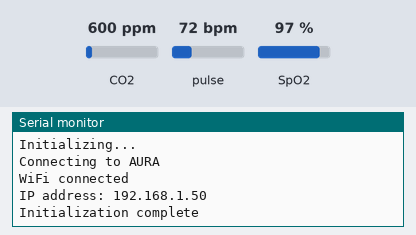
Bench run of a sketch on a simulated Arduino Uno R4 WiFi. Parts: the last lines printed to the serial monitor. Inputs (shaded band) come from the test bench; at power-on: CO2 600 ppm, pulse 72 bpm, SpO2 97 %. WiFi joins after 1.5 s; servers stay silent unless stated; uploads are accepted with an empty reply.

Above: at 2.7 s.
2.8 s: CO2 set to 452 ppm
At 7.6 s:
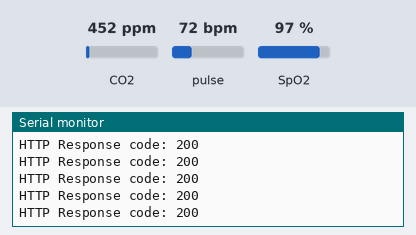
7.7 s: pulse set to 42 bpm
9.2 s: SpO2 set to 80 %
At 11.41 s:
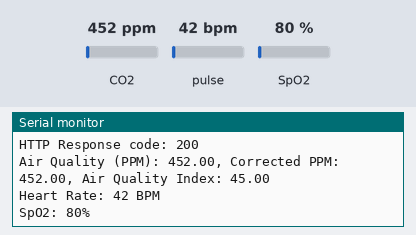

Measured:
- after the input at 9.2 s, the serial monitor: prints a new line after 2.1 s (image 2)

The sketch:

Add_Wearable_Arduino.ino
```cpp
// Arduino UNO R4 WiFi code for MQ135 air quality sensor and MAX30102 pulse oximeter
// with Blynk interface display

// Blynk template information
#define BLYNK_TEMPLATE_ID "TMPL3DGTm3uaO"
#define BLYNK_TEMPLATE_NAME "mine monitor system"
#define BLYNK_AUTH_TOKEN "WuX87fztvwOFI11dUk6phsnsIah4-JDU"
#define BLYNK_PRINT Serial

// Pin definitions
#define MQ135_PIN A0  // Analog pin for MQ135

// Libraries for WiFi and HTTP
#include <WiFiS3.h>
#include <ArduinoHttpClient.h>

// Libraries for MAX30102 sensor
#include <Wire.h>
#include "MAX30105.h"
#include "spo2_algorithm.h"

// MQ135 library
#include "MQ135.h"

// WiFi credentials
char ssid[] = "AURA";           // WiFi SSID
char pass[] = "qwertyuiop";     // WiFi Password

// Blynk authentication token
char auth[] = BLYNK_AUTH_TOKEN;

// Blynk server details
char blynk_server[] = "blynk.cloud";
int blynk_port = 80;
WiFiClient wifi_client;
HttpClient http_client = HttpClient(wifi_client, blynk_server, blynk_port);

// Initialize MAX30102 sensor
MAX30105 particleSensor;

// Variables for MAX30102 data
uint32_t irBuffer[100];    // IR LED sensor data
uint32_t redBuffer[100];   // Red LED sensor data
int32_t bufferLength = 100; // Buffer length of 100 for SpO2 calculation
int32_t spo2;              // SPO2 value
int8_t validSPO2;          // Indicator to show if the SPO2 calculation is valid
int32_t heartRate;         // Heart rate value
int8_t validHeartRate;     // Indicator to show if the heart rate calculation is valid

// Timer variables for updating data
unsigned long lastUpdate = 0;
const unsigned long updateInterval = 2000; // 2 seconds

// Initialize MQ135 sensor
MQ135 gasSensor = MQ135(MQ135_PIN);

void setup() {
  // Start serial communication
  Serial.begin(115200);
  while (!Serial) {
    ; // Wait for serial port to connect
  }
  Serial.println("Initializing...");

  // Initialize WiFi
  Serial.print("Connecting to ");
  Serial.println(ssid);

  WiFi.begin(ssid, pass);

  while (WiFi.status() != WL_CONNECTED) {
    delay(500);
    Serial.print(".");
  }

  Serial.println("");
  Serial.println("WiFi connected");
  Serial.print("IP address: ");
  Serial.println(WiFi.localIP());

  // Initialize I2C communication
  Wire.begin();

  // Initialize MAX30102 sensor
  if (!particleSensor.begin(Wire, I2C_SPEED_FAST)) {
    Serial.println("MAX30102 was not found. Please check wiring/power.");
    while (1);
  }

  // Configure MAX30102 sensor
  byte ledBrightness = 60;  // Options: 0=Off to 255=50mA
  byte sampleAverage = 4;   // Options: 1, 2, 4, 8, 16, 32
  byte ledMode = 2;         // Options: 1=Red only, 2=Red+IR, 3=Red+IR+Green
  byte sampleRate = 100;    // Options: 50, 100, 200, 400, 800, 1000, 1600, 3200
  int pulseWidth = 411;     // Options: 69, 118, 215, 411
  int adcRange = 4096;      // Options: 2048, 4096, 8192, 16384

  particleSensor.setup(ledBrightness, sampleAverage, ledMode, sampleRate, pulseWidth, adcRange);

  Serial.println("Initialization complete");
}

void loop() {
  // Check if it's time to update data
  unsigned long currentMillis = millis();
  if (currentMillis - lastUpdate >= updateInterval) {
    lastUpdate = currentMillis;
    sendSensorData();
  }
}

// Send data to Blynk using HTTP
void sendValueToBlynk(int pin, float value) {
  String url = "/external/api/update?token=";
  url += auth;
  url += "&v";
  url += pin;
  url += "=";
  url += value;

  http_client.get(url);

  // Read response but don't do anything with it
  int statusCode = http_client.responseStatusCode();
  String response = http_client.responseBody();

  Serial.print("HTTP Response code: ");
  Serial.println(statusCode);
}

void sendSensorData() {
  // Read MQ135 data
  float ppm = gasSensor.getPPM();
  float correctedPPM = gasSensor.getCorrectedPPM(25.0, 50.0);  // Correct for temperature (25°C) and humidity (50%)
  float airQuality = map(correctedPPM, 0, 1000, 0, 100);  // Map PPM to a 0-100 scale for easier visualization

  // Read MAX30102 data
  readMAX30102();

  // Print data to serial monitor
  Serial.print("Air Quality (PPM): ");
  Serial.print(ppm);
  Serial.print(", Corrected PPM: ");
  Serial.print(correctedPPM);
  Serial.print(", Air Quality Index: ");
  Serial.println(airQuality);

  if (validHeartRate) {
    Serial.print("Heart Rate: ");
    Serial.print(heartRate);
    Serial.println(" BPM");
  } else {
    Serial.println("Heart Rate calculation not valid");
  }

  if (validSPO2) {
    Serial.print("SpO2: ");
    Serial.print(spo2);
    Serial.println("%");
  } else {
    Serial.println("SpO2 calculation not valid");
  }

  // Send data to Blynk
  sendValueToBlynk(0, ppm);           // Raw PPM on virtual pin V0
  sendValueToBlynk(1, correctedPPM);  // Corrected PPM on virtual pin V1
  sendValueToBlynk(2, airQuality);    // Air quality index on virtual pin V2

  if (validHeartRate) {
    sendValueToBlynk(3, heartRate);   // Heart rate on virtual pin V3
  }

  if (validSPO2) {
    sendValueToBlynk(4, spo2);        // SpO2 on virtual pin V4
  }
}

void readMAX30102() {
  // Reset buffer counters
  bufferLength = 100;

  // Read the first 100 samples
  for (byte i = 0; i < bufferLength; i++) {
    while (!particleSensor.available())
      particleSensor.check(); // Check if new data is available

    redBuffer[i] = particleSensor.getRed();
    irBuffer[i] = particleSensor.getIR();
    particleSensor.nextSample(); // Move to next sample

    // Check if finger is on the sensor
    if (irBuffer[i] < 50000) {
      Serial.println("Finger not detected");
      sendValueToBlynk(5, 0); // Send status to V5
      return;
    }
  }

  // Calculate heart rate and SpO2
  maxim_heart_rate_and_oxygen_saturation(irBuffer, bufferLength, redBuffer, &spo2, &validSPO2, &heartRate, &validHeartRate);

  if (validHeartRate && validSPO2) {
    sendValueToBlynk(5, 1); // Send status to V5
  }
}
```
